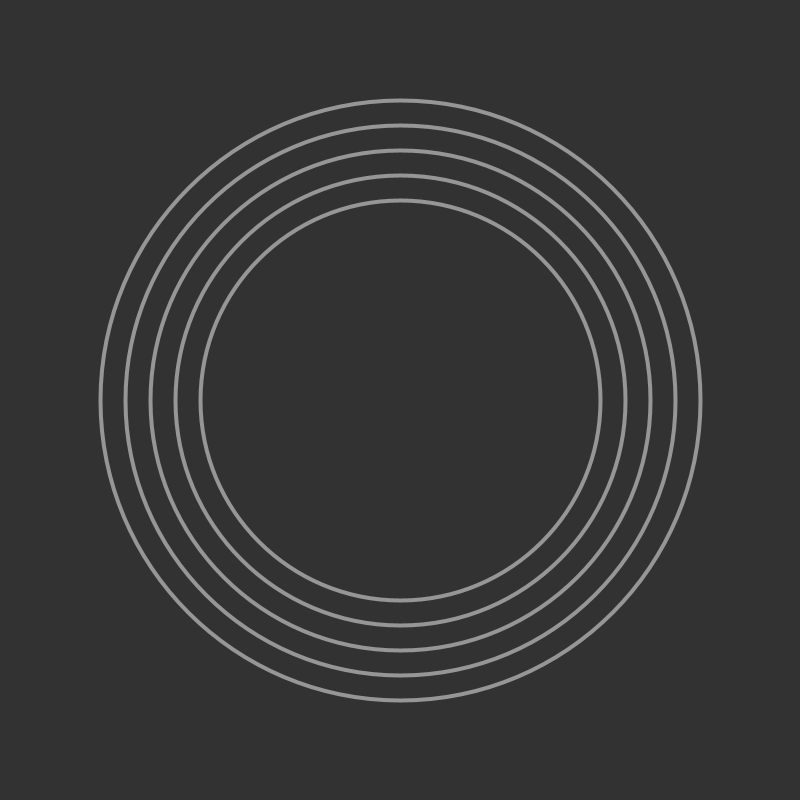
Frame 1 (no input)
Frame 60 (the mouse pressed at the canvas centre just before this capture): identical to frame 1, image omitted
Frame 120 (the mouse held since frame 60 and released just before this capture): identical to frame 1, image omitted

The Processing sketch that drew this single still picture (run headless with seeded random() and noise(); from frame 60 on, the mouse is pressed at the canvas centre):

// Processing sketch: Structure_07_Concentric_Circles
// ── Structure_07_Concentric_Circles.pde
//KP S25 DMP
//Programming Data Visualition 
//DataVis Processing Toolkit
int originCircleSize = 400;
int circleOffset = 50;
int circleCount = 5;

void setup() {
  size(800, 800);
}

void draw() {
  background(50);
  for (int i=0; i<circleCount; i++) {
    noFill();
    stroke(150);
    rectMode(CENTER);
    strokeWeight(4);
    ellipse(width/2, height/2, originCircleSize+i*circleOffset, originCircleSize+i*circleOffset);
  }
}
